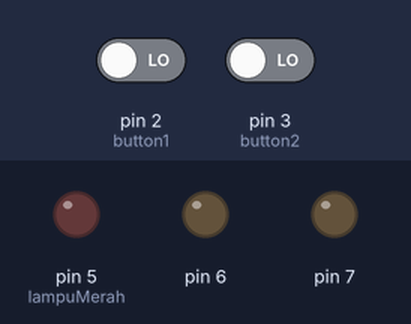
Simulated run of this sketch. Board: Arduino Uno, built with avr-gcc and run on an emulated ATmega328P. Shown: output pins drawn as LEDs (lit = HIGH). The test bench sets the inputs (shaded band); at power-on: pin 2 (button1) LOW, pin 3 (button2) LOW. What the sketch prints to the serial monitor is not drawn.

Above: at 1.2 s.
1.3 s: pin 2 (button1) driven HIGH and pin 3 (button2) driven HIGH
At 2.2 s:
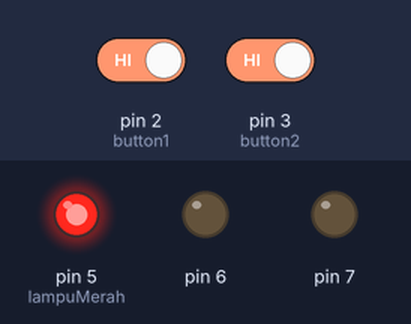
2.8 s: pin 2 (button1) driven LOW
At 3.8 s:
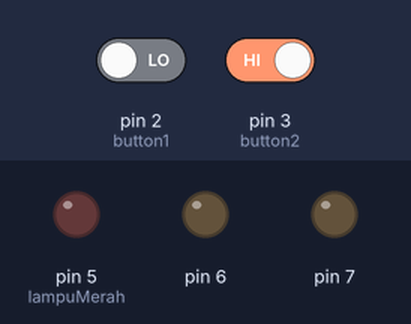
4.8 s: pin 2 (button1) driven HIGH
At 5.7 s:
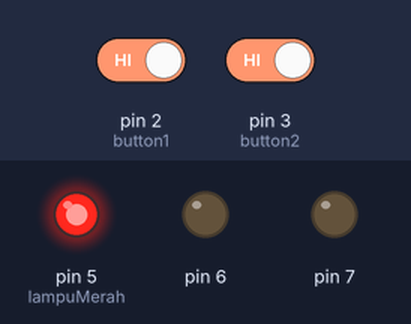
Timing chart, 0 to 7.8 s (numbered marks = the images above; inputs shaded):
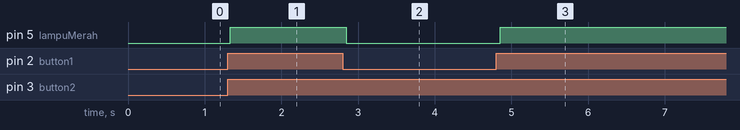

Measured:
- after the input at 1.3 s, pin 5 (lampuMerah): LOW → HIGH at once
- after the input at 2.8 s, pin 5 (lampuMerah): HIGH → LOW at once
- after the input at 4.8 s, pin 5 (lampuMerah): LOW → HIGH after 0.05 s

The sketch:

3-11-21_Arduino_Button_AND_Logic.ino
```cpp
// Inisialisasi pin Arduino
int button1 = 2, button2 = 3, button3 = 4;
int lampuMerah = 5, lampuKuning = 6, lampuHijau = 7;

void setup() {
  Serial.begin(9600);
  // Deklarasi I/O
  for(int i = 2; i <= 4; i++)
  {
    pinMode(i, INPUT);
  }
  for(int i = 5; i <= 7; i++)
  {
    pinMode(i, OUTPUT);
  }
}

void loop() {
  // Membaca nilai button
  int buttonRead1 = digitalRead(button1);
  int buttonRead2 = digitalRead(button2);

  // Menampilkan nilai pada Serial Monitor
  Serial.print("Button value:" + String(buttonRead1));
  Serial.print("Button value:" + String(buttonRead2));

  // Logika
  if(buttonRead1 == 1 && buttonRead2 == 1){
    digitalWrite(lampuMerah, HIGH);
  }
  else{
    digitalWrite(lampuMerah, LOW);
  }
}
```
